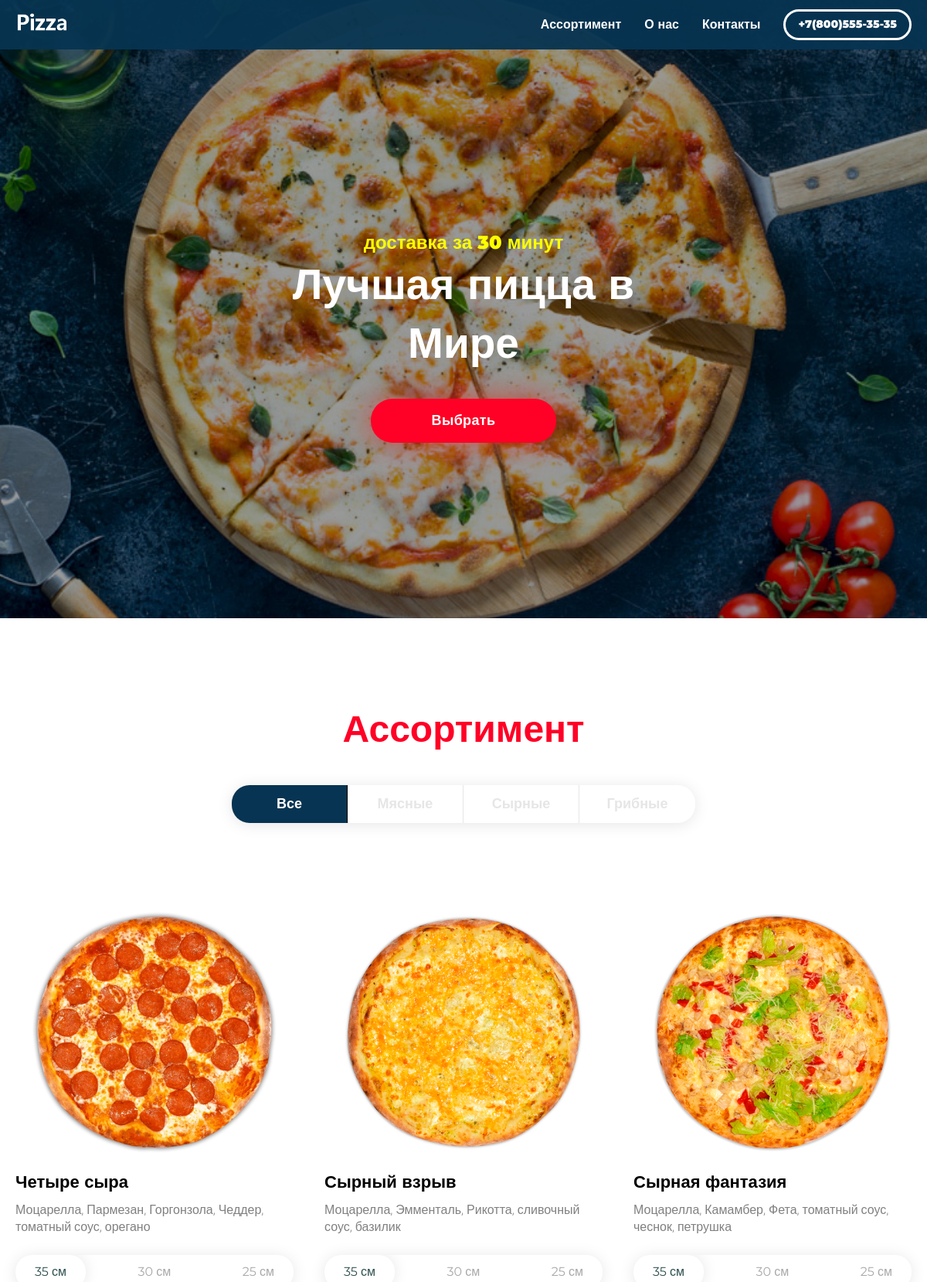
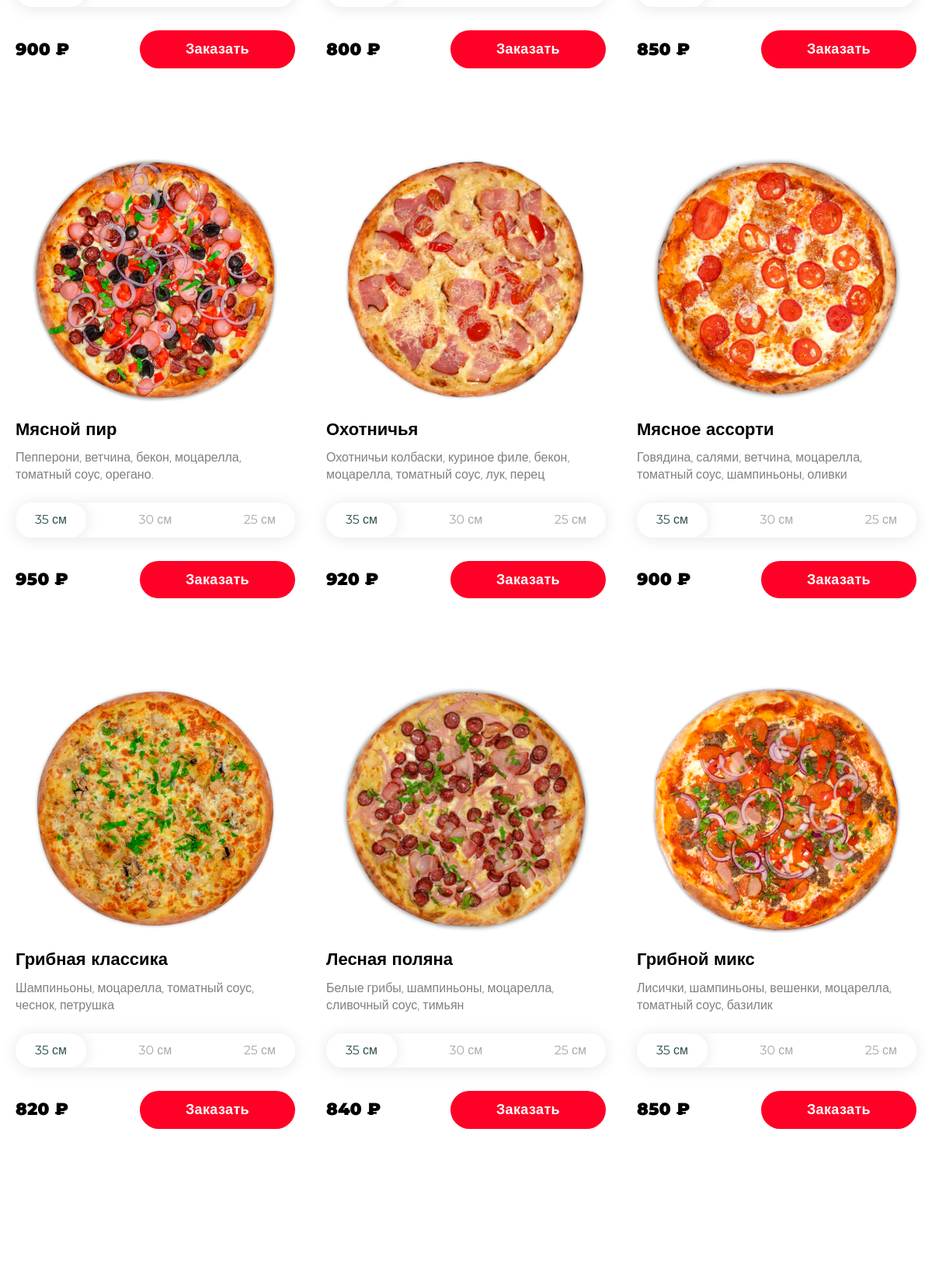
Page /Pizza-Online-Store/project/index.php (upper part) on the committed database (2 pictures, top to bottom).
### tables this page shows
CREATE TABLE `assortiment` (
  `id` int NOT NULL,
  `name` varchar(100) NOT NULL,
  `image` varchar(255) DEFAULT NULL,
  `text` text,
  `type` varchar(11) DEFAULT NULL,
  `small` varchar(11) DEFAULT '25 см',
  `medium` varchar(11) DEFAULT '30 см',
  `big` varchar(11) DEFAULT '35 см',
  `price_small` int DEFAULT '500',
  `price_medium` int DEFAULT '700',
  `price_big` int DEFAULT '900'
);

### Pizza-Online-Store/project/index.php (the view, shortened to what this page needs)
<?php
include "database.php";
$result = mysqli_query($link,"SELECT * FROM assortiment");
 ?>
<!DOCTYPE html>
<html lang="ru">
<head>
    <link rel="stylesheet" href="css/normalize.css">
    <link rel="stylesheet" href="css/main.css">
    <link rel="stylesheet" href="css/section-top.css">
    <link rel="stylesheet" href="css/components.css">
    <link rel="stylesheet" href="css/header-page.css">
    <link rel="stylesheet" href="css/section-about.css">
    <link rel="stylesheet" href="css/section-contact.css">
    <link rel="stylesheet" href="css/footer-page.css">
    <link rel="stylesheet" href="css/popup.css">
</head>
<body>
    <header class="header-page">
    <div class="container header-page__container">
        <div class="header-page__start">
            <div class="header-page__text2"><img class="logo__img" src="../project/img/common/logo4.png" width="70" height="21" alt=""></div>
        </div>
        <div class="header-page__end">
            <nav class="header-page__nav">
                <ul class="header-page__ul">
                    <li class="header-page__li">
                        <a class="header-page__link" href="#" data-scroll-to="section-catalog"><span class="header-page__text">Ассортимент</span></a>
                    </li>
                    <li class="header-page__li">
                        <a class="header-page__link" href="#" data-scroll-to="section-about"><span class="header-page__text"> О нас</span></a>
                    </li>
                    <li class="header-page__li">
                        <a class="header-page__link" href="#" data-scroll-to="section-contacts"><span class="header-page__text"> Контакты</span></a>
                    </li>
                </ul>
            </nav>
            <div class="phone">
                <a class="phone__item header-page__phone" href="tel:+78005553535">+7(800)555-35-35</a>
            </div>
        </div>
    </div>
    </header>
    <section class="section-top">
        <div class="container section-top__container">
            <div class="section-top__info">доставка за 30 минут</div>
            <h1 class="section-top__title">Лучшая пицца в Мире</h1>
            <div class="section-top__btn">
                <button class="btn" type="button" data-scroll-to="section-catalog">Выбрать</button>
            </div>
       </div>
    </section>
    <section class="section-catalog">
    <div class="section section-catalog">
        <div class="container">
            <header class="section__header">
                <h2 class="page-title page-title--accent">Ассортимент</h2>
                    <nav class="catalog-nav">
                        <ul class="catalog-nav__wrapper">
                        <li class="catalog-nav__item">
                                <button class="catalog-nav__btn is-active" type="button" data-filter="all">Все</button>
                            </li>
                            <li class="catalog-nav__item">
                                <button class="catalog-nav__btn" type="button" data-filter="meat">Мясные</button>
                            </li>
                            <li class="catalog-nav__item">
                                <button class="catalog-nav__btn" type="button" data-filter="cheese">Сырные</button>
                            </li>
                            <li class="catalog-nav__item">
                                <button class="catalog-nav__btn" type="button" data-filter="mushrooms">Грибные</button>
                            </li>
                        </ul>
                    </nav>
            </header>
            <div class="catalog js-catalog">
              <?php
              while ($food = mysqli_fetch_assoc($result)) {
                ?>
                <div class="catalog__item" data-category="<?php echo $food['type'] ?>">
                    <div class="product catalog__product js-product" data-product-price="<?php echo $food['price_small'] ?>" data-product-name="<?php echo $food['name'] ?>" data-product-attribute="<?php echo $food['small'] ?>" data-product-src="<?php echo $food['image'] ?>">
                        <img  src="<?php echo $food['image'] ?>" alt="" class="product__img">
                        <div class="product__content">
                            <h3 class="product__title"><?php echo $food['name'] ?></h3>
                            <p class="product__discription"><?php echo $food['text'] ?></p>
                        </div>
                        <footer class="product__footer">
                            <div class="product__sizes">
                                <button data-product-attribute-price="<?php echo $food['price_small'] ?>" data-product-attribute-value="<?php echo $food['small'] ?>" class="product__size js-btn-product-attribute is-active"  type="button">  <?php echo $food['small'] ?> </button>
                                <button data-product-attribute-price="<?php echo $food['price_medium'] ?>" data-product-attribute-value="<?php echo $food['medium'] ?>" class="product__size js-btn-product-attribute" type="button">  <?php echo $food['medium'] ?> </button>
                                <button data-product-attribute-price="<?php echo $food['price_big'] ?>" data-product-attribute-value="<?php echo $food['big'] ?>" class="product__size js-btn-product-attribute" type="button">  <?php echo $food['big'] ?> </button>
                            </div>
                            <div class="product__bottom">
                                <div class="product__price">
                                    <span class="product__price-value js-product-price-value"><?php echo $food['price_small'] ?></span>
                                    <span class="product__currently">&#8381</span>
                                </div>
                                <button type="button" class="btn product__btn js-btn-add-to-cart">Заказать</button>
                            </div>
                        </footer>
                    </div>
                </div>
                <?php
              }
               ?>
        </div>
        </div>
    </div>
    </section>
</body>
</html>

### Pizza-Online-Store/project/css/main.css (style rules this page uses)
* { box-sizing: border-box; }
body { font-family: 'Roboto', sans-serif; font-weight: 300; font-size: 16px; line-height: 1.375; color: black; }
img { max-width: 100%; height: auto; }

### Pizza-Online-Store/project/css/section-top.css (style rules this page uses)
.section-top { height: 100vh; min-height: 600px; background: #073452 url(../img/section-top/bg2.jpg) no-repeat center; background-size: cover; color: white; display: flex; justify-content: center; align-items: center; text-align: center; position: relative; padding: 170px 0 100px; }
.section-top::before { content: ''; position: absolute; top: 0; left: 0; background: rgba(0, 0, 0, 0.4); width: 100%; height: 100%; }
.section-top__container { position: relative; }
.container.section-top__container { width: 500px; }
.section-top__info { font-size: 24px; font-family: 'Montserrat', sans-serif; font-weight: 900; color: #fcff00; margin: 0; }
.section-top__title { font-family: 'Montserrat', sans-serif; font-size: 55px; font-weight: 900; margin: 0 0 35px; }

### Pizza-Online-Store/project/css/components.css (style rules this page uses)
.btn { background: #ff0026; color: white; display: inline-block; padding: 18px 20px; width: 240px; max-width: 100%; border-radius: 28px; font-size: 18px; font-family: 'Montserrat', sans-serif; font-weight: 900; cursor: pointer; border: 0; text-align: center; letter-spacing: 0.02em; box-shadow: 0px 0px 38px 0px rgb(212 66 50 / 90%); transition: color 0.2s, background 0.2s, opacity 0.2s; }
.container { padding: 0 20px; width: 1200px; max-width: 100%; margin: 0 auto; }
.phone__item { font-family: 'Montserrat', sans-serif; font-weight: 900; color: white; text-decoration: none; display: inline-block; border: 3px solid white; padding: 8px 16px; border-radius: 21.5px; transition: color 0.2s, background 0.2s, opacity 0.2s; }
.section { padding: 110px 0; }
.section__header { margin-bottom: 90px; }
.page-title { font-size: 48px; margin: 0 auto 40px; font-family: 'Montserrat', sans-serif; text-align: center; font-weight: 900; }
.page-title--accent { color: #ff0026; }
.catalog-nav { display: flex; justify-content: center; }
.catalog-nav__wrapper { list-style: none; margin: 0; padding: 0; display: flex; box-shadow: 0px 2px 20px 0px rgba(0, 0, 0, 0.1); border-radius: 23px; overflow: hidden; }
.catalog-nav__btn { padding: 14px; border: 0; background-color: transparent; cursor: pointer; display: inline-block; text-align: center; min-width: 150px; font-size: 18px; font-family: 'Montserrat', sans-serif; font-weight: 900; color: #e6e6e6; border-right: 1px solid #e6e6e6; transition: border 0.2s, background 0.2s, color 0.2s; }
.catalog-nav__btn.is-active { background: rgba(7, 52, 82, 1); color: white; border-color: black; }
.catalog-nav__item:last-of-type .catalog-nav__btn { border-right: 0; }
.catalog { display: flex; flex-wrap: wrap; margin: 0 -35px; }
.catalog__item { width: calc(100% / 3); margin-bottom: 90px; padding: 0 35px; }
@media (max-width: 1250px) { .catalog__item { padding-left: 20px; padding-right: 20px; } }
@media (max-width: 1250px) { .catalog { margin: 0 -20px; } }
.product { display: flex; flex-direction: column; height: 100%; }
.product__title { margin: 0 0 10px; font-family: 'Montserrat', sans-serif; font-weight: 900; font-size: 22px; }
.product__discription { margin: 0; color: grey; }
.product__content { margin-bottom: 25px; flex-grow: 1; }
.product__sizes { display: flex; margin-bottom: 30px; border-radius: 21px; overflow: hidden; box-shadow: 0px 2px 20px 0px rgba(0, 0, 0, 0.1); justify-content: space-between; }
.product__size { border: 0; background-color: transparent; cursor: pointer; display: inline-block; text-align: center; color: darkgrey; font-family: 'Montserrat', sans-serif; padding: 13px 33px; }
.product__size.is-active { color: darkslategrey; box-shadow: 0px 0px 20px 0px rgba(0, 0, 0, 0.1); border-radius: 21px; }
.product__price { font-family: 'Montserrat', sans-serif; font-size: 22px; font-weight: 900; }
.product__bottom { display: flex; align-items: center; justify-content: space-between; }
.product__btn { box-shadow: none; background: #ff0026; width: 200px; padding: 14px 20px; }
@media (min-width: 993px) and (max-width: 1200px) { .product__size { padding: 13px 25px; } }

### rows in the picture
assortiment: image (picture), name "Четыре сыра", text "Моцарелла, Пармезан, Горгонзола, Чеддер, томатный соус, орегано", small "35 см", medium "30 см", big "25 см", price_small "900"
assortiment: image (picture), name "Сырный взрыв", text "Моцарелла, Эмменталь, Рикотта, сливочный соус, базилик", small "35 см", medium "30 см", big "25 см", price_small "800"
assortiment: image (picture), name "Сырная фантазия", text "Моцарелла, Камамбер, Фета, томатный соус, чеснок, петрушка", small "35 см", medium "30 см", big "25 см", price_small "850"
assortiment: image (picture), name "Мясной пир", text "Пепперони, ветчина, бекон, моцарелла, томатный соус, орегано.", small "35 см", medium "30 см", big "25 см", price_small "950"
assortiment: image (picture), name "Охотничья", text "Охотничьи колбаски, куриное филе, бекон, моцарелла, томатный соус, лук, перец", small "35 см", medium "30 см", big "25 см", price_small "920"
assortiment: image (picture), name "Мясное ассорти", text "Говядина, салями, ветчина, моцарелла, томатный соус, шампиньоны, оливки", small "35 см", medium "30 см", big "25 см", price_small "900"
assortiment: image (picture), name "Грибная классика", text "Шампиньоны, моцарелла, томатный соус, чеснок, петрушка", small "35 см", medium "30 см", big "25 см", price_small "820"
assortiment: image (picture), name "Лесная поляна", text "Белые грибы, шампиньоны, моцарелла, сливочный соус, тимьян", small "35 см", medium "30 см", big "25 см", price_small "840"
assortiment: image (picture), name "Грибной микс", text "Лисички, шампиньоны, вешенки, моцарелла, томатный соус, базилик", small "35 см", medium "30 см", big "25 см", price_small "850"
